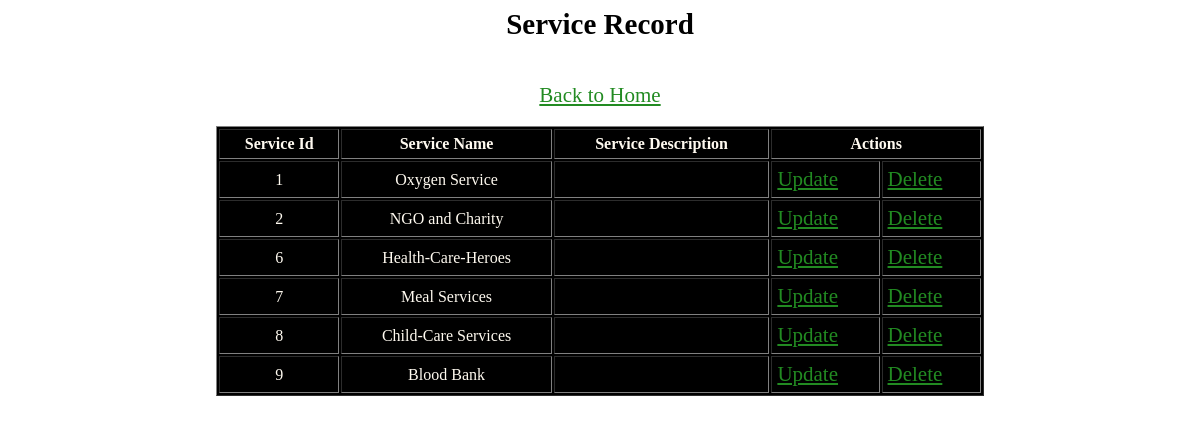
The app's page /display_service.php, older data.
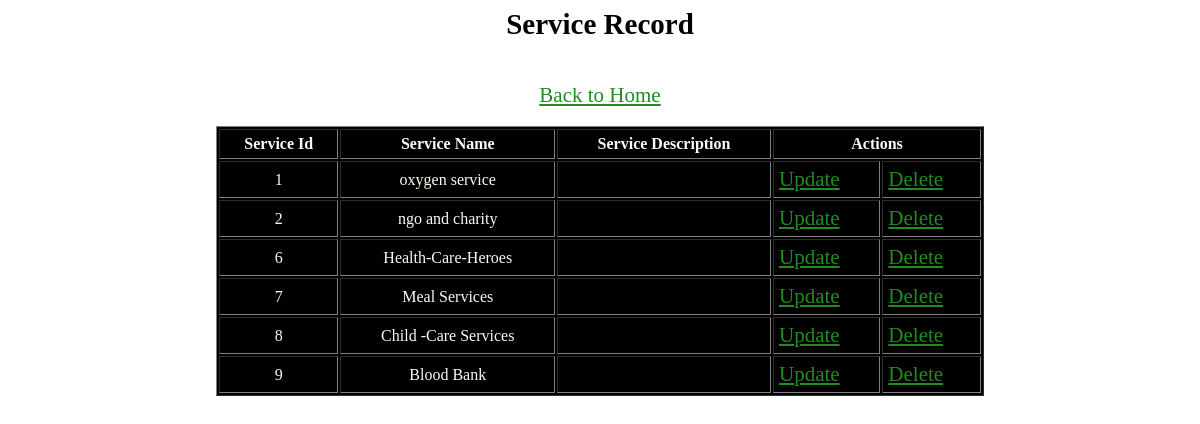
The same page, newer data.
### tables this page shows
CREATE TABLE `service` (
  `service_id` int(23) NOT NULL,
  `name` varchar(23) NOT NULL,
  `description` varchar(28) NOT NULL
);

### display_service.php (the view, shortened to what this page needs)
<?php
include("connection.php");?>
<h2 style="font-size:29px;"><center>Service Record</center></h2><br>
<center><a href="menu.html">Back to Home </a></center><br>
<!DOCTYPE html>
<html>
<head>
</head>
<body>
</body>
</html>
<table width = "80%" border="1" cellspacing="2" cellpadding="5" align="center" style="background-color:black; color:floralwhite;">
	<tr>
		<td align="center"><strong>Service Id</strong></td>
		<td align="center"><strong>Service Name</strong></td>
		<td align="center"><strong>Service Description</strong></td>
		<td colspan="2"><strong><center>Actions</center></strong></td>
	</tr>
    <?php
		$sql = "SELECT * FROM `service`";
		$result = mysqli_query($link,$sql);
		if(mysqli_num_rows($result) > 0)
		{
			while($row = mysqli_fetch_assoc($result))
			{
				echo "<tr>";
				echo "<td align = 'center'>".$row["service_id"]."</td>";
				echo "<td align = 'center'>".$row["name"]."</td>";
				echo "<td align = 'center'>".$row["description"]."</td>";
				echo "<td><a href='update_service_form.php?id=".$row['service_id']."'>Update</a></td>";
				echo "<td><a href='delete_service.php?id=".$row['service_id']."'>Delete</a></td>";
				echo "</tr>";
			}
		}
     ?>
</table>

### display_service.php (style rules this page uses)
a { color: forestgreen; font-size: 21px; }
body { background-image: url("https://p1.pxfuel.com/preview/312/952/22/white-structure-texture-background-ceiling-whitish.jpg"); background-position: center; background-size: cover; height: 700px; margin-left: 10%; margin-right: 10%; }

Row changes from the older to the newer data that the page shows:
changed service id 1: name "Oxygen Service" → "oxygen service"
changed service id 2: name "NGO and Charity" → "ngo and charity"
changed service id 8: name "Child-Care Services" → "Child -Care Services"
